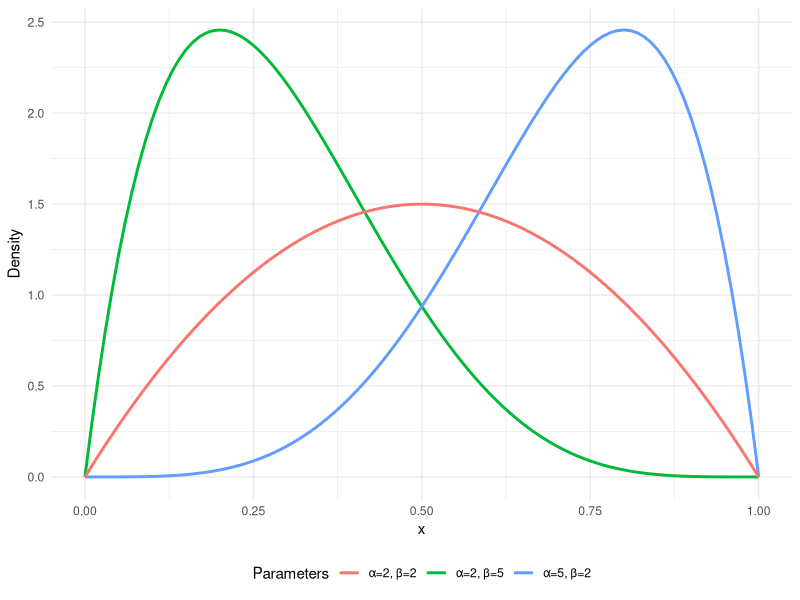

The R source for this figure:
## ---- chunk 1
#| eval: true
#| echo: false
#| warning: false
#| label: fig-Beta_Distribution
#| fig-cap: Beta distribution.
# Packages
library(ggplot2)

# Plot
ggplot2::ggplot(data.frame(x = c(0, 1)), aes(x)) +
  ggplot2::stat_function(
    fun = dbeta, args = list(shape1 = 2, shape2 = 5),
    aes(color = "α=2, β=5"),  linewidth = 1
  ) +
  ggplot2::stat_function(
    fun = dbeta, args = list(shape1 = 5, shape2 = 2),
    aes(color = "α=5, β=2"),  linewidth = 1
  ) +
  ggplot2::stat_function(
    fun = dbeta, args = list(shape1 = 2, shape2 = 2),
    aes(color = "α=2, β=2"),  linewidth = 1
  ) +
  ggplot2::labs(color = "Parameters") +
  ggplot2::ylab("Density") +
  ggplot2::xlab("x") +
  ggplot2::theme_minimal() +
  ggplot2::theme(legend.position = "bottom")
